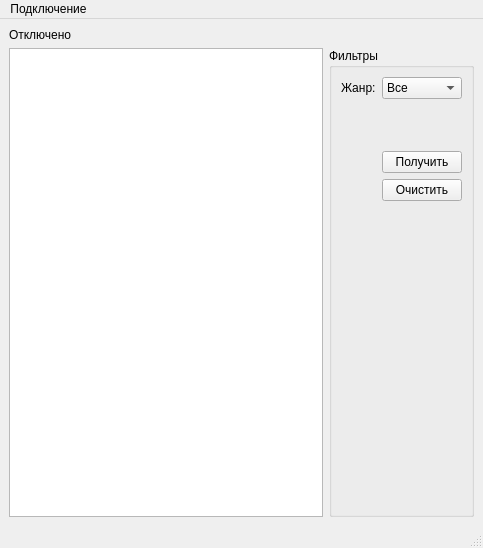
<?xml version="1.0" encoding="UTF-8"?>
<ui version="4.0">
 <class>MainWindow</class>
 <widget class="QMainWindow" name="MainWindow">
  <property name="geometry">
   <rect>
    <x>0</x>
    <y>0</y>
    <width>483</width>
    <height>548</height>
   </rect>
  </property>
  <property name="sizePolicy">
   <sizepolicy hsizetype="Preferred" vsizetype="Expanding">
    <horstretch>0</horstretch>
    <verstretch>0</verstretch>
   </sizepolicy>
  </property>
  <property name="windowTitle">
   <string>MainWindow</string>
  </property>
  <widget class="QWidget" name="centralwidget">
   <layout class="QGridLayout" name="gridLayout">
    <item row="1" column="2">
     <widget class="QGroupBox" name="gb_filters">
      <property name="sizePolicy">
       <sizepolicy hsizetype="Preferred" vsizetype="Minimum">
        <horstretch>0</horstretch>
        <verstretch>0</verstretch>
       </sizepolicy>
      </property>
      <property name="title">
       <string>Фильтры</string>
      </property>
      <layout class="QFormLayout" name="formLayout">
       <item row="0" column="0">
        <widget class="QLabel" name="lb_category">
         <property name="text">
          <string>Жанр:</string>
         </property>
        </widget>
       </item>
       <item row="0" column="1">
        <widget class="QComboBox" name="cb_category">
         <item>
          <property name="text">
           <string>Все</string>
          </property>
         </item>
         <item>
          <property name="text">
           <string>Комедия</string>
          </property>
         </item>
         <item>
          <property name="text">
           <string>Ужасы</string>
          </property>
         </item>
        </widget>
       </item>
       <item row="1" column="1">
        <spacer name="verticalSpacer">
         <property name="orientation">
          <enum>Qt::Vertical</enum>
         </property>
         <property name="sizeType">
          <enum>QSizePolicy::Minimum</enum>
         </property>
         <property name="sizeHint" stdset="0">
          <size>
           <width>20</width>
           <height>40</height>
          </size>
         </property>
        </spacer>
       </item>
       <item row="3" column="1">
        <widget class="QPushButton" name="pb_clear">
         <property name="sizePolicy">
          <sizepolicy hsizetype="Minimum" vsizetype="Maximum">
           <horstretch>0</horstretch>
           <verstretch>0</verstretch>
          </sizepolicy>
         </property>
         <property name="text">
          <string>Очистить</string>
         </property>
        </widget>
       </item>
       <item row="2" column="1">
        <widget class="QPushButton" name="pb_request">
         <property name="sizePolicy">
          <sizepolicy hsizetype="Minimum" vsizetype="Maximum">
           <horstretch>0</horstretch>
           <verstretch>0</verstretch>
          </sizepolicy>
         </property>
         <property name="text">
          <string>Получить</string>
         </property>
        </widget>
       </item>
      </layout>
     </widget>
    </item>
    <item row="0" column="0">
     <widget class="QLabel" name="lb_statusConnect">
      <property name="sizePolicy">
       <sizepolicy hsizetype="Preferred" vsizetype="Maximum">
        <horstretch>0</horstretch>
        <verstretch>0</verstretch>
       </sizepolicy>
      </property>
      <property name="text">
       <string>Отключено</string>
      </property>
     </widget>
    </item>
    <item row="1" column="0">
     <widget class="QTableView" name="tableView"/>
    </item>
   </layout>
  </widget>
  <widget class="QMenuBar" name="menubar">
   <property name="geometry">
    <rect>
     <x>0</x>
     <y>0</y>
     <width>483</width>
     <height>24</height>
    </rect>
   </property>
   <widget class="QMenu" name="menu">
    <property name="title">
     <string>Подключение</string>
    </property>
    <addaction name="act_addData"/>
    <addaction name="separator"/>
    <addaction name="act_connect"/>
   </widget>
   <addaction name="menu"/>
  </widget>
  <widget class="QStatusBar" name="statusbar"/>
  <action name="act_connect">
   <property name="text">
    <string>Подключиться</string>
   </property>
  </action>
  <action name="act_addData">
   <property name="text">
    <string>Ввести данные</string>
   </property>
  </action>
 </widget>
 <resources/>
 <connections/>
</ui>
